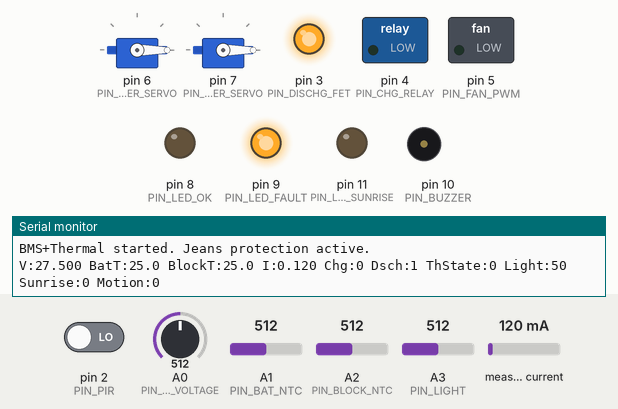
This sketch was run on a simulated Arduino Uno, built with avr-gcc and run on an emulated ATmega328P. On the bench: 2 × servo, switched loads named in the sketch (green lamp = pin HIGH), output pins drawn as LEDs (lit = HIGH), buzzer (waves = sounding), the last lines printed to the serial monitor. The test bench sets the inputs (shaded band); at power-on: pin 2 (PIN_PIR) LOW, A0 (PIN_CELL_VOLTAGE) = 512, A1 (PIN_BAT_NTC) = 512, A2 (PIN_BLOCK_NTC) = 512, A3 (PIN_LIGHT) = 512, measured current 120 mA.

Above: at 0.1 s.
1.3 s: pin 2 (PIN_PIR) driven HIGH
At 2.7 s:
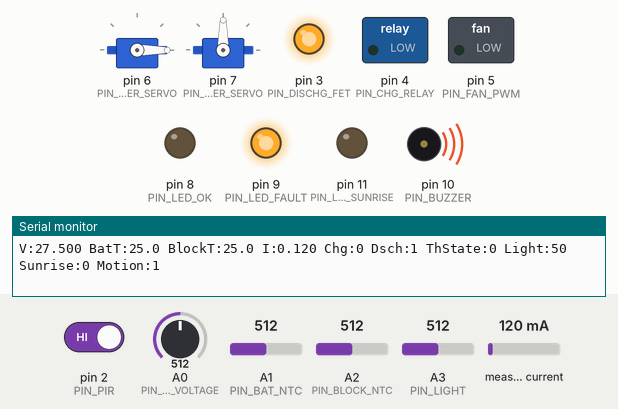
3.0 s: A0 (PIN_CELL_VOLTAGE) set to 71
6.0 s: A0 (PIN_CELL_VOLTAGE) set to 58
At 6.9 s:
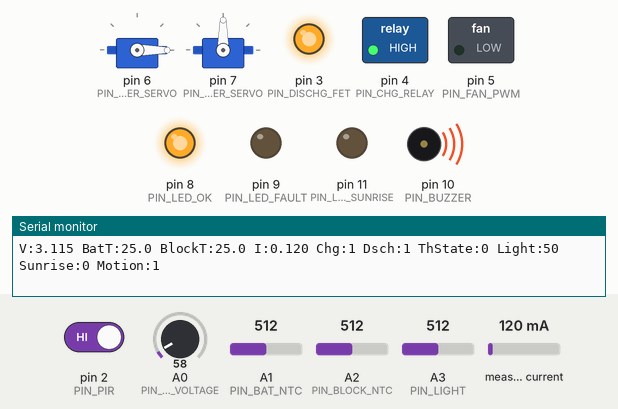
7.5 s: A1 (PIN_BAT_NTC) set to 742
9.0 s: A1 (PIN_BAT_NTC) set to 762
At 10.3 s:
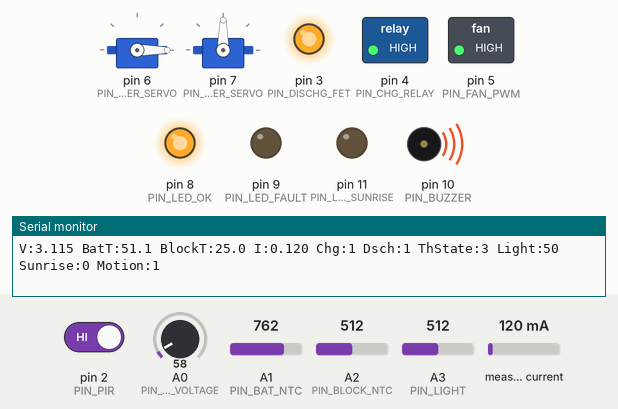
10.6 s: pin 2 (PIN_PIR) driven LOW
At 11.2 s:
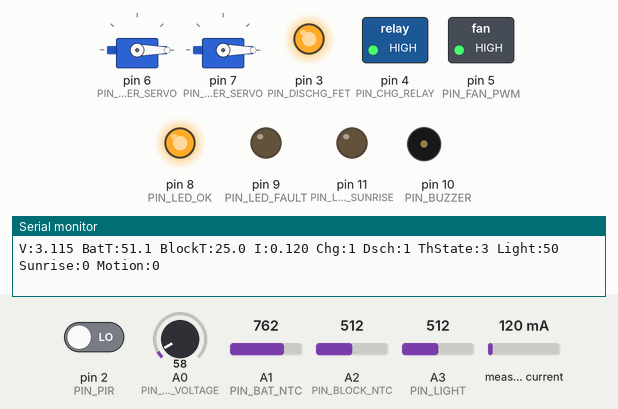
Timing chart, 0 to 13.1 s (numbered marks = the images above; inputs shaded):
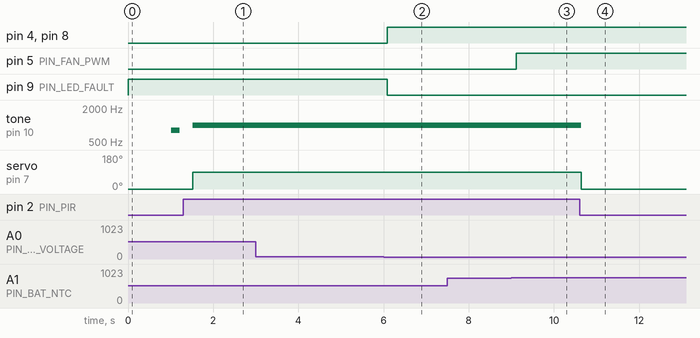

Measured:
- the behaviour switches between 64 and 63 on A0 (PIN_CELL_VOLTAGE) (found by bisection; images 1 and 2)
- the behaviour switches between 753 and 754 on A1 (PIN_BAT_NTC) (found by bisection; images 2 and 3)
- after the input at 1.3 s, servo on pin 7 (PIN_SHUTTER_SERVO): 0° → 90° after 0.22 s
- after the input at 6.0 s, pin 4 (PIN_CHG_RELAY), pin 8 (PIN_LED_OK): LOW → HIGH after 0.08 s; pin 9 (PIN_LED_FAULT): HIGH → LOW after 0.08 s
- after the input at 9.0 s, pin 5 (PIN_FAN_PWM): LOW → HIGH after 0.12 s
- after the input at 10.6 s, tone on pin 10 (PIN_BUZZER): 1000 Hz → silent at once; servo on pin 7 (PIN_SHUTTER_SERVO): 90° → 0° at once

The sketch:

bms_1s_merged.ino
```cpp
/*
 * BMS 1S Merged — Full-feature single-cell BMS with:
 *   - Electrical protection (over/under voltage, overcurrent w/ delayed trip,
 *     charge and discharge temperature limits)
 *   - Thermal state machine driving a Fresnel-heated solar block into the
 *     battery via a damper servo and PWM fan (preheat, wait, standby,
 *     overheat protect)
 *   - Predictive sunrise detection (photoresistor + 30-min stability)
 *   - PIR "jeans protection" safety shutter for the Fresnel focal spot
 *
 * Hardware (see bms/README.md for wiring/pin table and calibration):
 *   Arduino Nano/Uno (5V)
 *   INA219 current sensor (I2C, A4/A5)
 *   Battery NTC 10k @ 25C, Beta 3950, 10k divider to 5V -> A1
 *   Block NTC (same or thermocouple w/ MAX6675 for >250 C) -> A2
 *   Cell voltage 100k+10k divider -> A0
 *   Photoresistor + 10k to GND -> A3
 *   PIR sensor HC-SR501 -> D2
 *   Discharge MOSFET IRLZ44N gate -> D3
 *   Charge relay via NPN -> D4
 *   Fan MOSFET (PWM) -> D5
 *   Damper servo (SG90) -> D6
 *   Safety shutter servo -> D7
 *   Green OK LED -> D8, Red fault LED -> D9, Buzzer -> D10
 *   Blue sunrise-predicted LED -> D11
 *
 * CC0.
 */

#include <Wire.h>
#include <Adafruit_INA219.h>
#include <Servo.h>

Adafruit_INA219 ina219;

Servo damperServo;
Servo shutterServo;

// ---------- PIN DEFINITIONS ----------
const int PIN_CELL_VOLTAGE = A0;
const int PIN_BAT_NTC = A1;
const int PIN_BLOCK_NTC = A2;
const int PIN_LIGHT = A3;
const int PIN_PIR = 2;
const int PIN_DISCHG_FET = 3;
const int PIN_CHG_RELAY = 4;
const int PIN_FAN_PWM = 5;
const int PIN_DAMPER_SERVO = 6;
const int PIN_SHUTTER_SERVO = 7;
const int PIN_LED_OK = 8;
const int PIN_LED_FAULT = 9;
const int PIN_BUZZER = 10;
const int PIN_LED_SUNRISE = 11;

// ---------- ELECTRICAL BMS THRESHOLDS (LFP cell) ----------
const float CELL_OV = 3.65;
const float CELL_OV_RELEASE = 3.40;
const float CELL_UV = 2.50;
const float CELL_UV_RELEASE = 2.80;
const float CHARGE_TEMP_MIN = -10.0;
const float CHARGE_TEMP_MAX = 60.0;
const float DISCHARGE_TEMP_MIN = -40.0;
const float DISCHARGE_TEMP_MAX = 70.0;
const float OVERCURRENT_A = 2.0;
const unsigned long OVERCURRENT_DURATION_MS = 500;

// ---------- THERMAL CONTROL THRESHOLDS ----------
const float BLOCK_MIN_USEFUL = 80.0;
const float BAT_PREHEAT_TARGET = 0.0;
const float BAT_OVERHEAT = 50.0;
const float BLOCK_OVERHEAT = 300.0;
const float HYSTERESIS = 2.0;

// ---------- SUNRISE PREDICTION ----------
const float LIGHT_THRESHOLD = 30.0;
const unsigned long SUNRISE_CONFIRM_MS = 1800000UL; // 30 minutes
unsigned long lightStableSince = 0;
bool sunrisePredicted = false;

// ---------- JEANS PROTECTION ----------
bool motionDetected = false;
bool shutterClosed = false;

// ---------- CALIBRATION ----------
const float VOLTAGE_DIVIDER_RATIO = (100000.0 + 10000.0) / 10000.0;
const float ADC_VREF = 5.0;
const float ADC_RES = 1024.0;
const float NTC_SERIES_RESISTOR = 10000.0;
const float NTC_NOMINAL_RES = 10000.0;
const float NTC_NOMINAL_TEMP = 25.0;
const float NTC_BETA = 3950.0;

// ---------- STATE ----------
float cellVoltage = 0.0;
float batteryTemp = 0.0;
float blockTemp = 0.0;
float currentAmps = 0.0;
float lightPercent = 0.0;

bool chargeAllowed = true;
bool dischargeAllowed = true;
bool faultState = false;

enum ThermalState {
  STANDBY,
  PREHEAT,
  CHARGE_WAIT,
  OVERHEAT_PROTECT
};
ThermalState thermalState = STANDBY;

unsigned long overcurrentStart = 0;
bool overcurrentTripped = false;

void readSensors();
void electricalProtection();
void thermalControl();
void predictiveSunrise();
void safetyShutter();
void actuateOutputs();
void serialDebug();

void setup() {
  Serial.begin(115200);

  if (!ina219.begin()) {
    Serial.println("INA219 not found!");
    while (1);
  }
  ina219.setCalibration_16V_400mA();

  damperServo.attach(PIN_DAMPER_SERVO);
  shutterServo.attach(PIN_SHUTTER_SERVO);
  damperServo.write(0);
  shutterServo.write(0);

  pinMode(PIN_DISCHG_FET, OUTPUT);
  pinMode(PIN_CHG_RELAY, OUTPUT);
  pinMode(PIN_FAN_PWM, OUTPUT);
  pinMode(PIN_LED_OK, OUTPUT);
  pinMode(PIN_LED_FAULT, OUTPUT);
  pinMode(PIN_LED_SUNRISE, OUTPUT);
  pinMode(PIN_BUZZER, OUTPUT);
  pinMode(PIN_PIR, INPUT);

  digitalWrite(PIN_DISCHG_FET, HIGH);
  digitalWrite(PIN_CHG_RELAY, HIGH);
  digitalWrite(PIN_FAN_PWM, LOW);
  digitalWrite(PIN_LED_OK, HIGH);
  digitalWrite(PIN_LED_FAULT, LOW);
  digitalWrite(PIN_LED_SUNRISE, LOW);
  digitalWrite(PIN_BUZZER, LOW);

  Serial.println("BMS+Thermal started. Jeans protection active.");
}

void loop() {
  readSensors();
  electricalProtection();
  thermalControl();
  predictiveSunrise();
  safetyShutter();
  actuateOutputs();
  serialDebug();
  delay(500);
}

void readSensors() {
  int raw = analogRead(PIN_CELL_VOLTAGE);
  float voltageInput = raw * ADC_VREF / ADC_RES;
  cellVoltage = voltageInput * VOLTAGE_DIVIDER_RATIO;

  raw = analogRead(PIN_BAT_NTC);
  float resistance = NTC_SERIES_RESISTOR * (ADC_RES / raw - 1.0);
  float steinhart = log(resistance / NTC_NOMINAL_RES) / NTC_BETA + 1.0 / (NTC_NOMINAL_TEMP + 273.15);
  batteryTemp = 1.0 / steinhart - 273.15;

  raw = analogRead(PIN_BLOCK_NTC);
  resistance = NTC_SERIES_RESISTOR * (ADC_RES / raw - 1.0);
  steinhart = log(resistance / NTC_NOMINAL_RES) / NTC_BETA + 1.0 / (NTC_NOMINAL_TEMP + 273.15);
  blockTemp = 1.0 / steinhart - 273.15;

  currentAmps = ina219.getCurrent_mA() / 1000.0;

  raw = analogRead(PIN_LIGHT);
  lightPercent = (raw / ADC_RES) * 100.0;

  motionDetected = (digitalRead(PIN_PIR) == HIGH);
}

void electricalProtection() {
  if (abs(currentAmps) > OVERCURRENT_A) {
    if (!overcurrentTripped) {
      if (overcurrentStart == 0) {
        overcurrentStart = millis();
      } else if (millis() - overcurrentStart > OVERCURRENT_DURATION_MS) {
        overcurrentTripped = true;
      }
    }
  } else {
    overcurrentStart = 0;
    overcurrentTripped = false;
  }

  if (cellVoltage > CELL_OV) chargeAllowed = false;
  if (cellVoltage < CELL_OV_RELEASE) chargeAllowed = true;

  if (cellVoltage < CELL_UV) dischargeAllowed = false;
  if (cellVoltage > CELL_UV_RELEASE) dischargeAllowed = true;

  if (batteryTemp < CHARGE_TEMP_MIN || batteryTemp > CHARGE_TEMP_MAX) {
    chargeAllowed = false;
  } else if (cellVoltage < CELL_OV_RELEASE) {
    chargeAllowed = true;
  }

  if (batteryTemp < DISCHARGE_TEMP_MIN || batteryTemp > DISCHARGE_TEMP_MAX) {
    dischargeAllowed = false;
  } else if (cellVoltage > CELL_UV_RELEASE && !overcurrentTripped) {
    dischargeAllowed = true;
  }

  if (overcurrentTripped) {
    chargeAllowed = false;
    dischargeAllowed = false;
  }

  faultState = (!chargeAllowed || !dischargeAllowed || overcurrentTripped);
}

void thermalControl() {
  switch (thermalState) {
    case STANDBY:
      if (batteryTemp < BAT_PREHEAT_TARGET && blockTemp > BLOCK_MIN_USEFUL + HYSTERESIS) {
        thermalState = PREHEAT;
      }
      if (batteryTemp > BAT_OVERHEAT) thermalState = OVERHEAT_PROTECT;
      break;

    case PREHEAT:
      if (batteryTemp > BAT_PREHEAT_TARGET || blockTemp < BLOCK_MIN_USEFUL - HYSTERESIS) {
        thermalState = STANDBY;
      }
      if (batteryTemp < BAT_PREHEAT_TARGET && blockTemp < BLOCK_MIN_USEFUL) {
        thermalState = CHARGE_WAIT;
      }
      if (batteryTemp > BAT_OVERHEAT) thermalState = OVERHEAT_PROTECT;
      break;

    case CHARGE_WAIT:
      if (blockTemp > BLOCK_MIN_USEFUL + HYSTERESIS && batteryTemp < BAT_PREHEAT_TARGET) {
        thermalState = PREHEAT;
      }
      if (batteryTemp > BAT_PREHEAT_TARGET) thermalState = STANDBY;
      if (batteryTemp > BAT_OVERHEAT) thermalState = OVERHEAT_PROTECT;
      break;

    case OVERHEAT_PROTECT:
      if (batteryTemp < BAT_OVERHEAT - 5.0) thermalState = STANDBY;
      break;
  }
}

void predictiveSunrise() {
  if (lightPercent > LIGHT_THRESHOLD) {
    if (lightStableSince == 0) {
      lightStableSince = millis();
    } else if (millis() - lightStableSince > SUNRISE_CONFIRM_MS && !sunrisePredicted) {
      sunrisePredicted = true;
      Serial.println("SUNRISE PREDICTED: Block should be hot soon.");
    }
  } else {
    lightStableSince = 0;
    sunrisePredicted = false;
  }
  digitalWrite(PIN_LED_SUNRISE, sunrisePredicted ? HIGH : LOW);
}

void safetyShutter() {
  if (motionDetected) {
    if (!shutterClosed) {
      shutterServo.write(90);
      shutterClosed = true;
      Serial.println("MOTION DETECTED! Shutter closed. Remember the jeans.");
    }
    tone(PIN_BUZZER, 1000);
  } else {
    if (shutterClosed) {
      shutterServo.write(0);
      shutterClosed = false;
    }
    noTone(PIN_BUZZER);
  }
}

void actuateOutputs() {
  digitalWrite(PIN_DISCHG_FET, dischargeAllowed ? HIGH : LOW);
  digitalWrite(PIN_CHG_RELAY, chargeAllowed ? HIGH : LOW);

  switch (thermalState) {
    case STANDBY:
    case CHARGE_WAIT:
      damperServo.write(0);
      analogWrite(PIN_FAN_PWM, 0);
      break;
    case PREHEAT: {
      damperServo.write(90);
      float delta = blockTemp - batteryTemp;
      int fanSpeed = map((int)constrain(delta, 10.0f, 100.0f), 10, 100, 50, 255);
      analogWrite(PIN_FAN_PWM, fanSpeed);
      break;
    }
    case OVERHEAT_PROTECT:
      damperServo.write(0);
      analogWrite(PIN_FAN_PWM, 255);
      break;
  }

  digitalWrite(PIN_LED_OK, faultState ? LOW : HIGH);
  digitalWrite(PIN_LED_FAULT, faultState ? HIGH : LOW);

  static unsigned long lastFaultBeep = 0;
  if (faultState && !motionDetected && millis() - lastFaultBeep > 1000) {
    tone(PIN_BUZZER, 800, 200);
    lastFaultBeep = millis();
  }
}

void serialDebug() {
  Serial.print("V:");
  Serial.print(cellVoltage, 3);
  Serial.print(" BatT:");
  Serial.print(batteryTemp, 1);
  Serial.print(" BlockT:");
  Serial.print(blockTemp, 1);
  Serial.print(" I:");
  Serial.print(currentAmps, 3);
  Serial.print(" Chg:");
  Serial.print(chargeAllowed);
  Serial.print(" Dsch:");
  Serial.print(dischargeAllowed);
  Serial.print(" ThState:");
  Serial.print((int)thermalState);
  Serial.print(" Light:");
  Serial.print(lightPercent, 0);
  Serial.print(" Sunrise:");
  Serial.print(sunrisePredicted);
  Serial.print(" Motion:");
  Serial.println(motionDetected);
}
```
